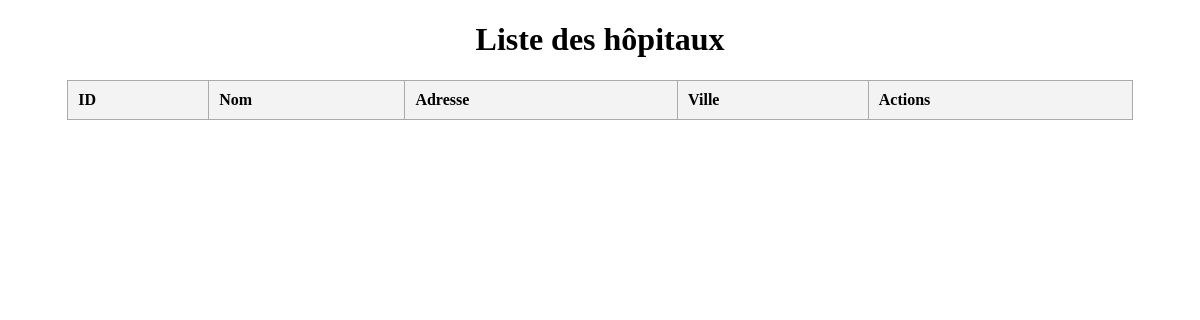
Before: /src/vue/ListeHopital.php with the older database file.
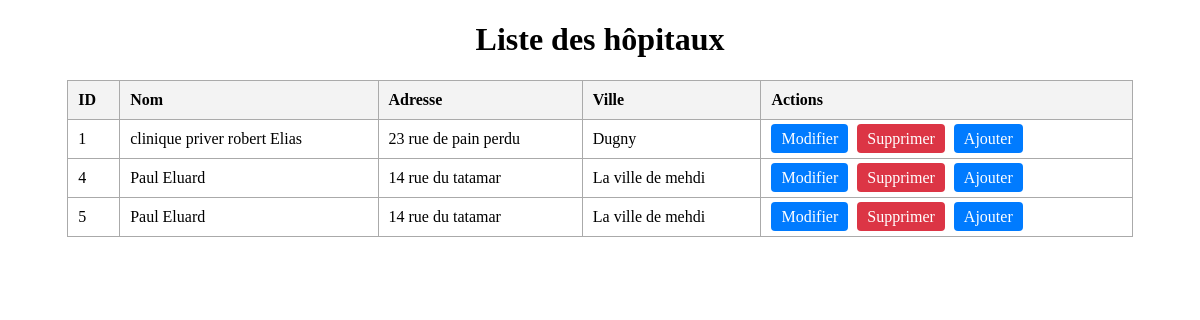
After: the same page with the newer database file.
### tables this page shows
CREATE TABLE IF NOT EXISTS `hopital` (
  `id_hopital` int NOT NULL AUTO_INCREMENT,
  `nom` varchar(50) NOT NULL,
  `adresse_hopital` varchar(50) NOT NULL,
  `ville_hopital` varchar(50) NOT NULL,
  PRIMARY KEY (`id_hopital`)
);

### src/vue/ListeHopital.php (the view, shortened to what this page needs)
<?php
$pdo = (new \Bdd())->getBdd();
$hopitaux = $pdo->query('SELECT * FROM hopital')->fetchAll(PDO::FETCH_ASSOC);
?>
<!DOCTYPE html>
<html lang="fr">
<head>
</head>
<body>
<h1 style="text-align:center;">Liste des hôpitaux</h1>
<table>
    <thead>
    <tr>
        <th>ID</th>
        <th>Nom</th>
        <th>Adresse</th>
        <th>Ville</th>
        <th>Actions</th>
    </tr>
    </thead>
    <tbody>
    <?php foreach ($hopitaux as $hopital): ?>
        <tr>
            <td><?= htmlspecialchars($hopital['id_hopital']) ?></td>
            <td><?= htmlspecialchars($hopital['nom']) ?></td>
            <td><?= htmlspecialchars($hopital['adresse_hopital']) ?></td>
            <td><?= htmlspecialchars($hopital['ville_hopital']) ?></td>
            <td>
                <a class="button" href="ModifierHopital.php?id=<?= $hopital['id_hopital'] ?>">Modifier</a>
                <a class="button delete" href="SupprimerHopital.php?id=<?= $hopital['id_hopital'] ?>" onclick="return confirm('Voulez-vous vraiment supprimer cet hôpital ?');">Supprimer</a>
                <a class="button" href="CreeHopital.php">Ajouter</a>
            </td>
        </tr>
    <?php endforeach; ?>
    </tbody>
</table>
</body>
</html>

### src/vue/ListeHopital.php (style rules this page uses)
table { width: 90%; margin: auto; border-collapse: collapse; }
th, td { border: 1px solid #aaa; padding: 10px; text-align: left; }
th { background-color: #f3f3f3; }
a.button { padding: 6px 10px; background-color: #007bff; color: white; text-decoration: none; border-radius: 4px; margin-right: 5px; }
a.delete { background-color: #dc3545; }

Changed rows visible on the page:
added hopital: id_hopital "1", nom "clinique priver robert Elias", adresse_hopital "23 rue de pain perdu", ville_hopital "Dugny"
added hopital: id_hopital "4", nom "Paul Eluard", adresse_hopital "14 rue du tatamar", ville_hopital "La ville de mehdi"
added hopital: id_hopital "5", nom "Paul Eluard", adresse_hopital "14 rue du tatamar", ville_hopital "La ville de mehdi"
